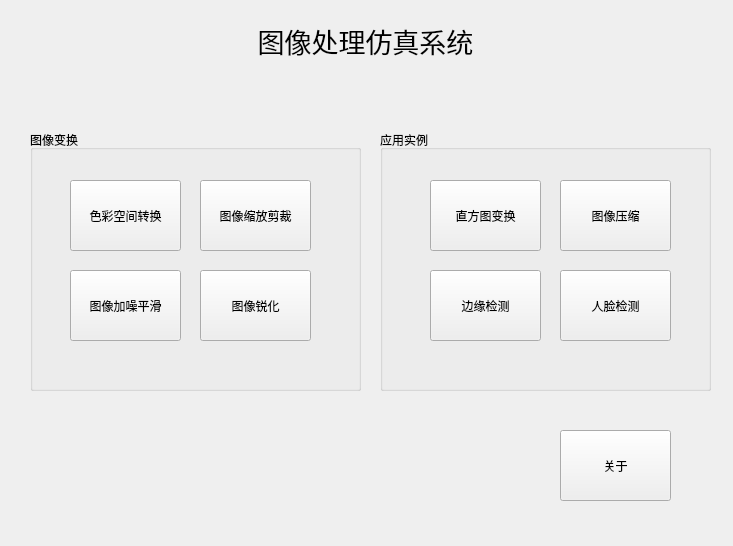
<?xml version="1.0" encoding="UTF-8"?>
<ui version="4.0">
 <class>Form</class>
 <widget class="QWidget" name="Form">
  <property name="geometry">
   <rect>
    <x>0</x>
    <y>0</y>
    <width>733</width>
    <height>546</height>
   </rect>
  </property>
  <property name="windowTitle">
   <string>图像处理仿真系统</string>
  </property>
  <widget class="QLabel" name="label">
   <property name="geometry">
    <rect>
     <x>220</x>
     <y>10</y>
     <width>291</width>
     <height>61</height>
    </rect>
   </property>
   <property name="font">
    <font>
     <family>黑体</family>
     <pointsize>20</pointsize>
     <weight>50</weight>
     <bold>false</bold>
    </font>
   </property>
   <property name="text">
    <string>图像处理仿真系统</string>
   </property>
   <property name="alignment">
    <set>Qt::AlignCenter</set>
   </property>
  </widget>
  <widget class="QGroupBox" name="groupBox">
   <property name="geometry">
    <rect>
     <x>30</x>
     <y>130</y>
     <width>331</width>
     <height>261</height>
    </rect>
   </property>
   <property name="title">
    <string>图像变换</string>
   </property>
   <widget class="QPushButton" name="pushButton_1">
    <property name="geometry">
     <rect>
      <x>40</x>
      <y>50</y>
      <width>111</width>
      <height>71</height>
     </rect>
    </property>
    <property name="text">
     <string>色彩空间转换</string>
    </property>
   </widget>
   <widget class="QPushButton" name="pushButton_2">
    <property name="geometry">
     <rect>
      <x>170</x>
      <y>50</y>
      <width>111</width>
      <height>71</height>
     </rect>
    </property>
    <property name="text">
     <string>图像缩放剪裁</string>
    </property>
   </widget>
   <widget class="QPushButton" name="pushButton_3">
    <property name="geometry">
     <rect>
      <x>40</x>
      <y>140</y>
      <width>111</width>
      <height>71</height>
     </rect>
    </property>
    <property name="text">
     <string>图像加噪平滑</string>
    </property>
   </widget>
   <widget class="QPushButton" name="pushButton_4">
    <property name="geometry">
     <rect>
      <x>170</x>
      <y>140</y>
      <width>111</width>
      <height>71</height>
     </rect>
    </property>
    <property name="text">
     <string>图像锐化</string>
    </property>
   </widget>
  </widget>
  <widget class="QGroupBox" name="groupBox_2">
   <property name="geometry">
    <rect>
     <x>380</x>
     <y>130</y>
     <width>331</width>
     <height>261</height>
    </rect>
   </property>
   <property name="title">
    <string>应用实例</string>
   </property>
   <widget class="QPushButton" name="pushButton_8">
    <property name="geometry">
     <rect>
      <x>180</x>
      <y>140</y>
      <width>111</width>
      <height>71</height>
     </rect>
    </property>
    <property name="text">
     <string>人脸检测</string>
    </property>
   </widget>
   <widget class="QPushButton" name="pushButton_6">
    <property name="geometry">
     <rect>
      <x>180</x>
      <y>50</y>
      <width>111</width>
      <height>71</height>
     </rect>
    </property>
    <property name="text">
     <string>图像压缩</string>
    </property>
   </widget>
   <widget class="QPushButton" name="pushButton_5">
    <property name="geometry">
     <rect>
      <x>50</x>
      <y>50</y>
      <width>111</width>
      <height>71</height>
     </rect>
    </property>
    <property name="text">
     <string>直方图变换</string>
    </property>
   </widget>
   <widget class="QPushButton" name="pushButton_7">
    <property name="geometry">
     <rect>
      <x>50</x>
      <y>140</y>
      <width>111</width>
      <height>71</height>
     </rect>
    </property>
    <property name="text">
     <string>边缘检测</string>
    </property>
   </widget>
  </widget>
  <widget class="QPushButton" name="pushButton_10">
   <property name="geometry">
    <rect>
     <x>560</x>
     <y>430</y>
     <width>111</width>
     <height>71</height>
    </rect>
   </property>
   <property name="text">
    <string>关于</string>
   </property>
  </widget>
 </widget>
 <resources/>
 <connections/>
</ui>
